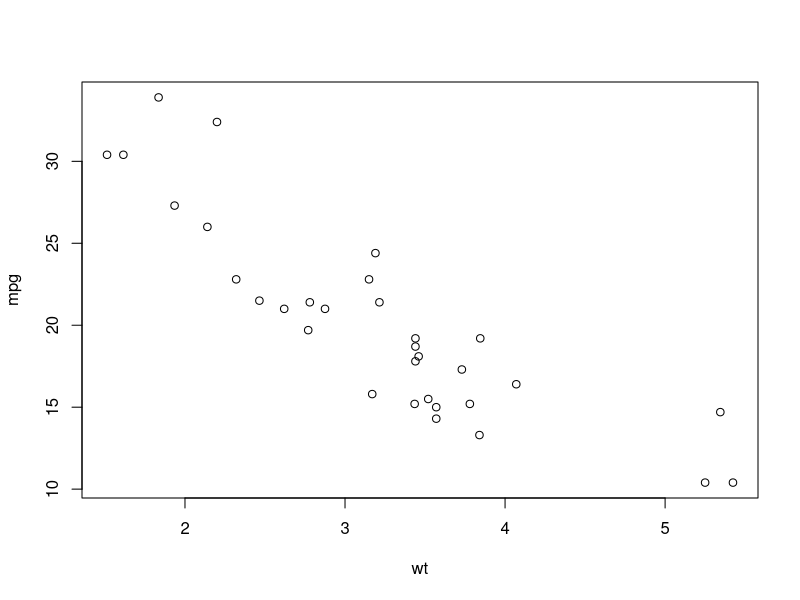
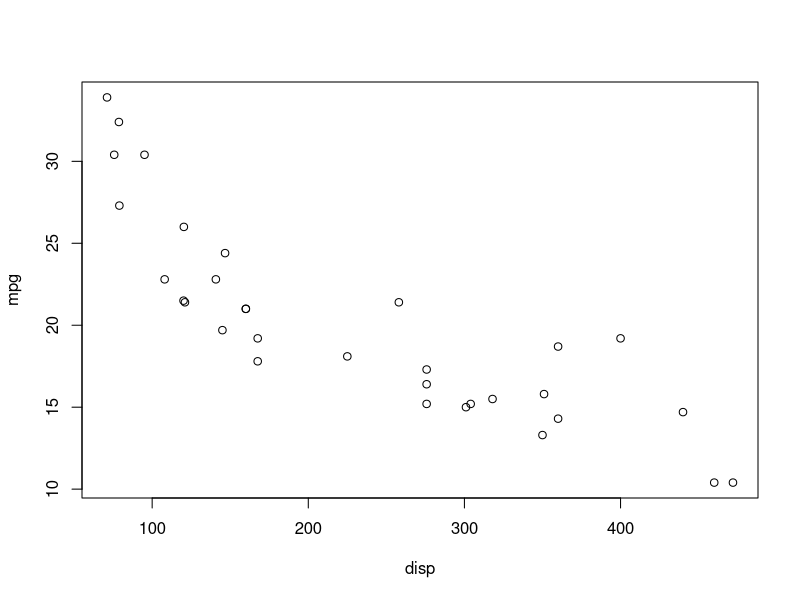
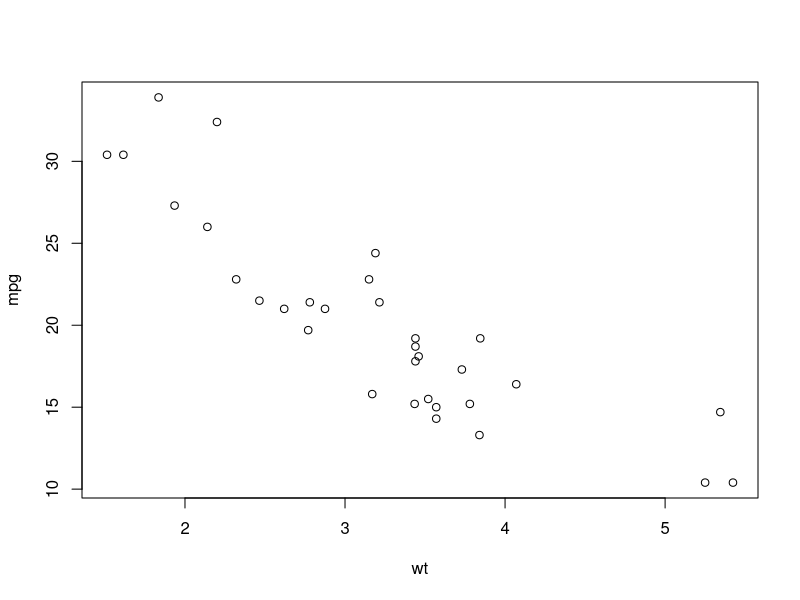
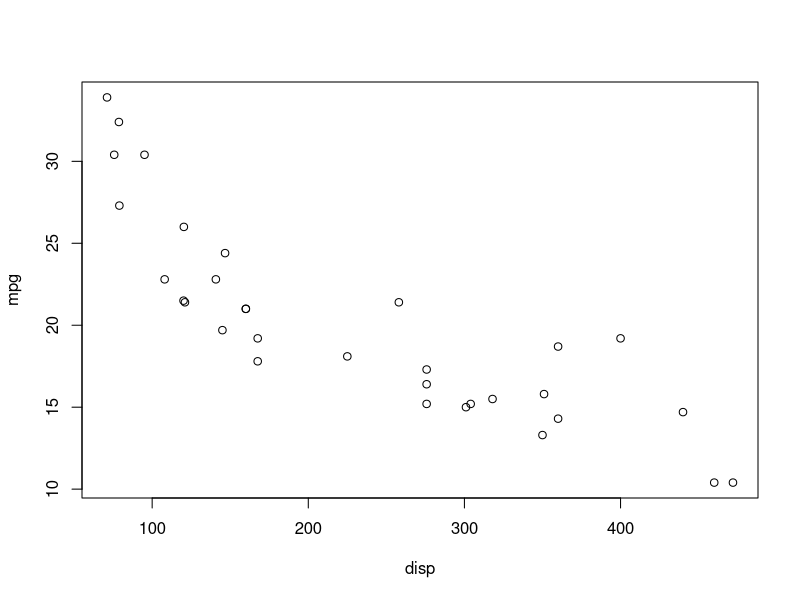

These figures' R source, in order:
## ---- chunk 1
knitr::opts_chunk$set(echo = TRUE)
## ---- chunk 2
data(mtcars)
## ---- chunk 3
head(mtcars)
## ---- chunk 4
model1 <- lm(mpg ~ wt, data = mtcars)
summary(model1)
## ---- chunk 5
newData = data.frame(wt=3.050, disp=122)
print(predict(model1, newData, interval = 'predict'))
## ---- chunk 6
model2 <- lm(mpg ~ disp, data = mtcars)
summary(model2)
## ---- chunk 7
plot(mpg ~ wt+disp, data = mtcars)
## ---- chunk 8
model3= lm(mpg ~ wt+disp, data = mtcars)
summary(model3)
## ---- chunk 9
plot(mpg ~ wt+disp, data=mtcars)
## ---- chunk 10
summary(model3)
## ---- chunk 11
anova_result <- anova(model1, model3)
print(anova_result)
